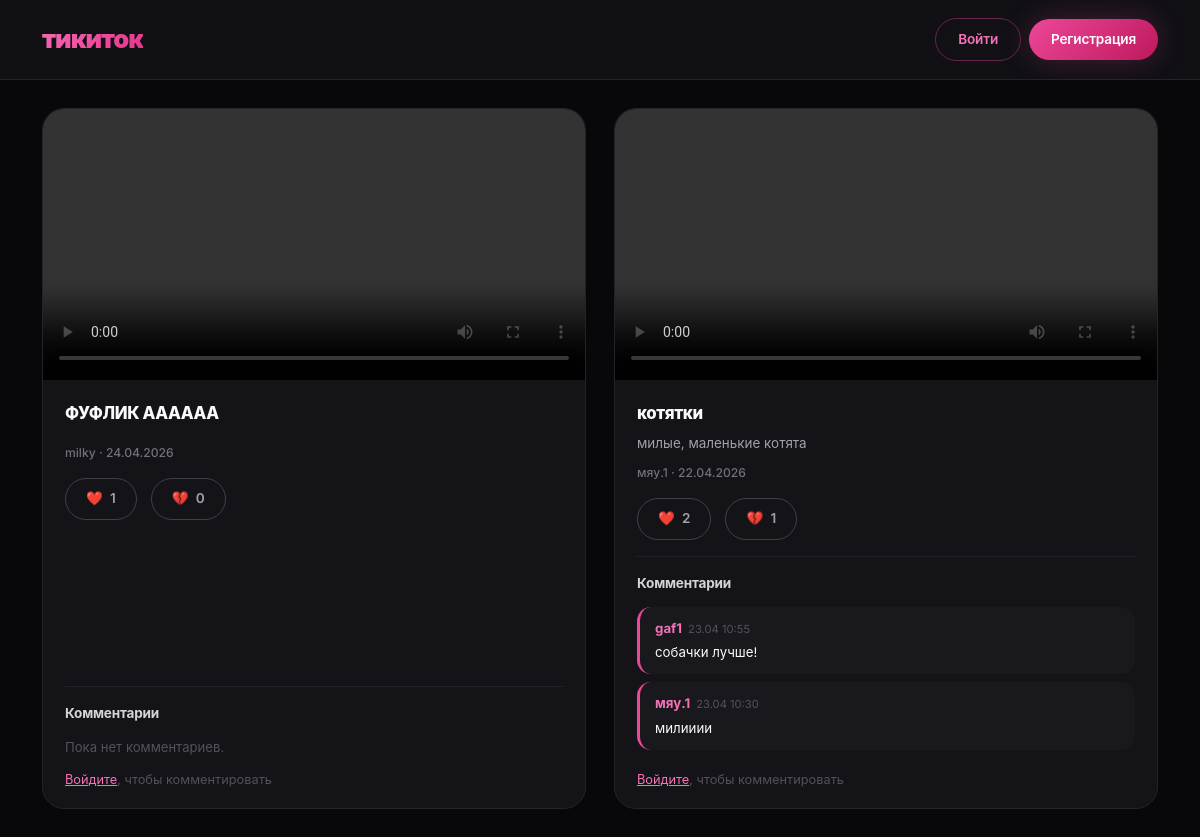
The app's page /, older data.
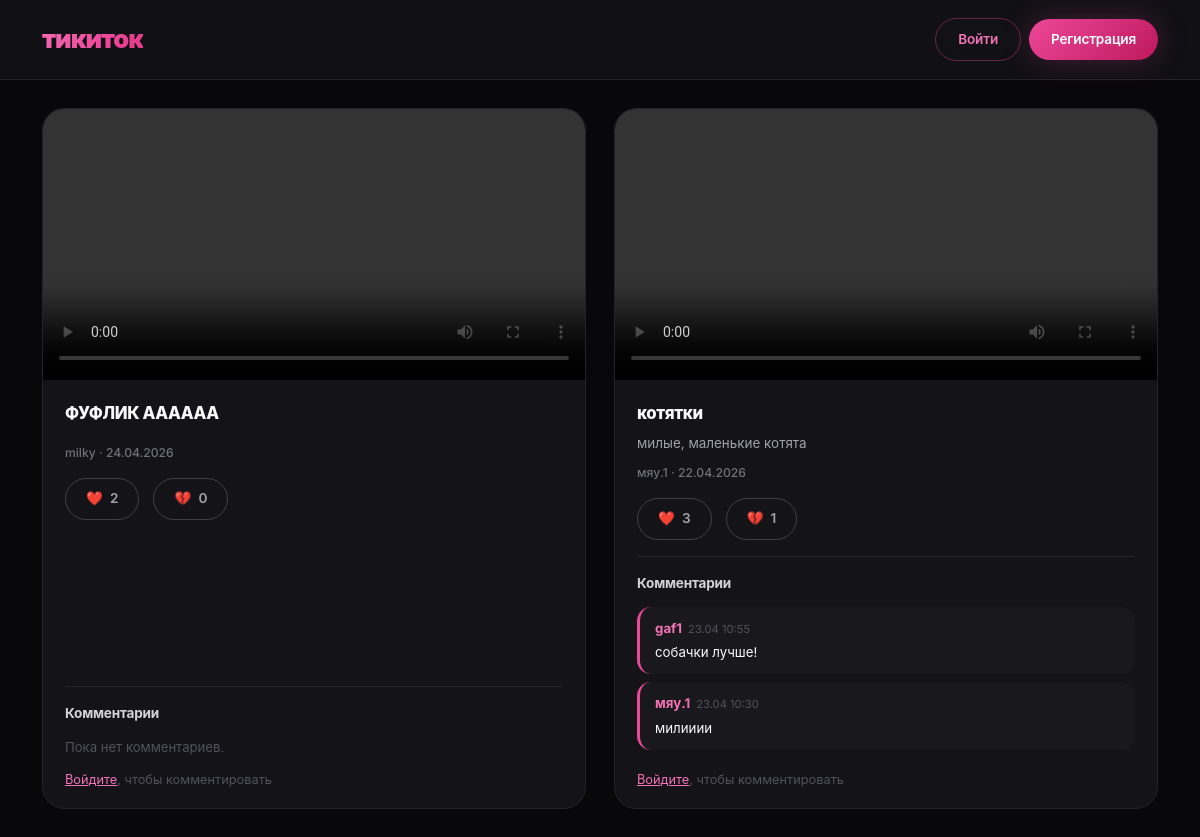
The same page, newer data.
### videos/models.py (models this page shows, shortened)
class Video(models.Model):
    author = models.ForeignKey(User, on_delete=models.CASCADE, verbose_name="Автор")
    title = models.CharField(max_length=100, verbose_name="Название")
    description = models.TextField(blank=True, verbose_name="Описание")
    video_file = models.FileField(upload_to='videos/', verbose_name="Файл видео")
    thumbnail = models.ImageField(upload_to='thumbnails/', blank=True, null=True, verbose_name="Превью")
    created_at = models.DateTimeField(auto_now_add=True, verbose_name="Дата загрузки")
    likes = models.IntegerField(default=0, verbose_name="Лайки")
    dislikes = models.IntegerField(default=0, verbose_name="Дизлайки")
    is_blocked = models.BooleanField(default=False, verbose_name="Заблокировано")
    block_reason = models.CharField(max_length=200, blank=True, null=True, verbose_name="Причина блокировки")
    class Meta:
        verbose_name = "Видео"
        verbose_name_plural = "Видео"
        ordering = ['-created_at']

### videos/views.py (the view)
# urls.py: path('', views.video_list, name='home'),
def video_list(request):
    videos = Video.objects.filter(is_blocked=False)
    comment_form = CommentForm()
    return render(request, 'videos/video_list.html', {
        'videos': videos,
        'comment_form': comment_form
    })

### videos/templates/videos/video_list.html (shortened to what the changed rows need)
{% load static %}
<!DOCTYPE html>
<html lang="ru">
<head>
    <link href="https://cdn.jsdelivr.net/npm/bootstrap@5.3.0/dist/css/bootstrap.min.css" rel="stylesheet">
</head>
<body>
    <div class="container">
        <div class="video-grid">
            {% for video in videos %}
                <div class="video-card" id="video-{{ video.id }}" data-tilt>
                    <div class="video-thumb" style="position: relative; cursor: pointer;" onclick="this.querySelector('video').style.display='block'; this.querySelector('img').style.display='none'; this.querySelector('video').play();">
    {% if video.thumbnail %}
       <img src="{{ video.thumbnail.url }}" alt="{{ video.title }}" style="width: 100%; height: 100%; object-fit: cover; display: block;">
        <video controls data-video style="width: 100%; height: 100%; object-fit: contain; display: none;" onpause="this.style.display='none'; this.parentElement.querySelector('img').style.display='block';">
            <source src="{{ video.video_file.url }}" type="video/mp4">
        </video>
    {% else %}
        <video controls data-video style="width: 100%; height: 100%; object-fit: contain;">
            <source src="{{ video.video_file.url }}" type="video/mp4">
        </video>
    {% endif %}
</div>
                    <div class="video-body">
                        <div class="video-title">{{ video.title }}</div>
                        <div class="video-desc">{{ video.description|truncatechars:120 }}</div>
                        <div class="video-meta">{{ video.author.username }} &middot; {{ video.created_at|date:"d.m.Y" }}</div>
                        <div class="actions">
                            <button class="btn-like" onclick="sendLike({{ video.id }}, true)">
                                &#10084;&#65039; <span id="likes-count-{{ video.id }}">{{ video.likes }}</span>
                            </button>
                            <button class="btn-dislike" onclick="sendLike({{ video.id }}, false)">
                                &#128148; <span id="dislikes-count-{{ video.id }}">{{ video.dislikes }}</span>
                            </button>
                        </div>
                        <div class="comments-section">
                            <div class="comments-title">Комментарии</div>
                            <div class="comments-list" id="comments-{{ video.id }}">
                                {% for comment in video.comments.all %}
                                    <div class="comment-bubble">
                                        <strong>{{ comment.author.username }}</strong><span class="comment-time">{{ comment.created_at|date:"d.m H:i" }}</span>
                                        <div style="margin-top: 3px;">{{ comment.text }}</div>
                                    </div>
                                {% empty %}
                                    <div style="font-size: 0.82rem; color: #52525b;">Пока нет комментариев.</div>
                                {% endfor %}
                            </div>
                            {% if user.is_authenticated %}
                                <form class="comment-form" onsubmit="sendComment(event, {{ video.id }})">
                                    {% csrf_token %}
                                    <input type="text" name="text" maxlength="500" placeholder="Написать комментарий..." required>
                                    <button type="submit">Жмяк</button>
                                </form>
                            {% else %}
                                <div style="font-size: 0.8rem; color: #52525b;">
                                    <a href="{% url 'login' %}" style="color: #f472b6;">Войдите</a>, чтобы комментировать
                                </div>
                            {% endif %}
                        </div>
                    </div>
                </div>
            {% empty %}
                <div class="empty-state">
                    <p>Пока нет видео.</p>
                    <a href="{% url 'upload' %}">Загрузить первое</a>
                </div>
            {% endfor %}
        </div>
    </div>
</body>
</html>

Row changes from the older to the newer data that the page shows:
changed Video "ФУФЛИК АААААА": likes "1" → "2"
changed Video "котятки": likes "2" → "3"
